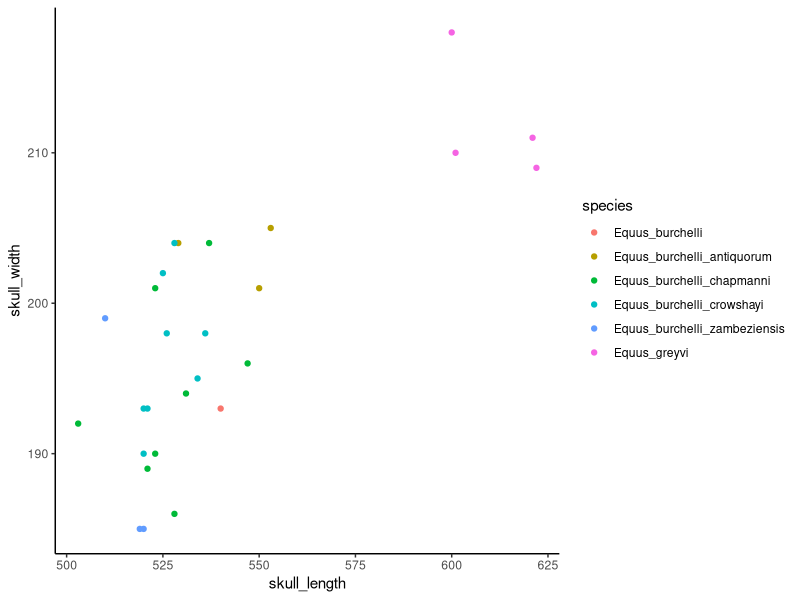

This chart was generated by the following R code: (Note: this script raises an error after producing the figure.)
# Analysing zebra data 
library(tidyverse)
library(ggfortify)

# Reading in the data
rawd <- read_csv("./data/2017-05-15_zebra-collection-data.csv")
# Checking the data
tbl_df(rawd)
glimpse(rawd)
# Plotting the sull length against skull width
pl <- ggplot(data = rawd)+
geom_point(mapping = aes(x= skull_length, y = skull_width, colour= species)) +
  theme_classic()
pl

# Adding sex to the plot by coding the shape to differ with sex 
pl1 <-
  ggplot(data = bur, aes(x = skull_length, y = skull_width, colour = species)) +
  geom_point(aes(shape = sex)) + theme_classic()
pl1

# Creating a boxplot to look at the variation in skull length in the different species 
box <- ggplot(rawd) +
  geom_boxplot(aes(species, skull_length)) +
  coord_flip()

# now that the skull length width data has been plotted we can add a model 
# adding a simple regression model 
zmodel1 <- lm(skull_length ~ skull_width, data = rawd)
#looking at the residuals of the model 
autoplot(zmodel1, smooth.colour = NA)
# looking at the output/ results of the model, then lookin in more detail
anova(zmodel1)
summary(zmodel1)

# adding species as a covariate 

zmodel2 <- lm(skull_length~ tooth_p1_length *species, data = rawd)
autoplot(zmodel2, smooth.colour = NA)

anova(zmodel2)
summary(zmodel2)

#########################################################
# looking only at the burcelli species, is there variation within the four
# subspecies that we were looking at?
bur <- rawd %>% filter(!species =="Equus_greyvi")
ggplot(bur) +
  geom_boxplot(aes(species, skull_length)) +
  coord_flip()

# selecting only the skull length and skull width to look at 
bur_skull <- bur %>% select(skull_length,skull_width, species)

#plot the data
ggplot(data = bur_skull, aes(x = skull_length, y = skull_width, colour = species)) +
  geom_point(aes()) + theme_classic()

# using a  regression model
zmodel1 <- lm(skull_length ~ skull_width, data = rawd)
autoplot(zmodel1, smooth.colour = NA)

#look at the results 
anova(zmodel1)
summary(zmodel1)

# can we use skull length to predict skull width 
# create new x and new y 
